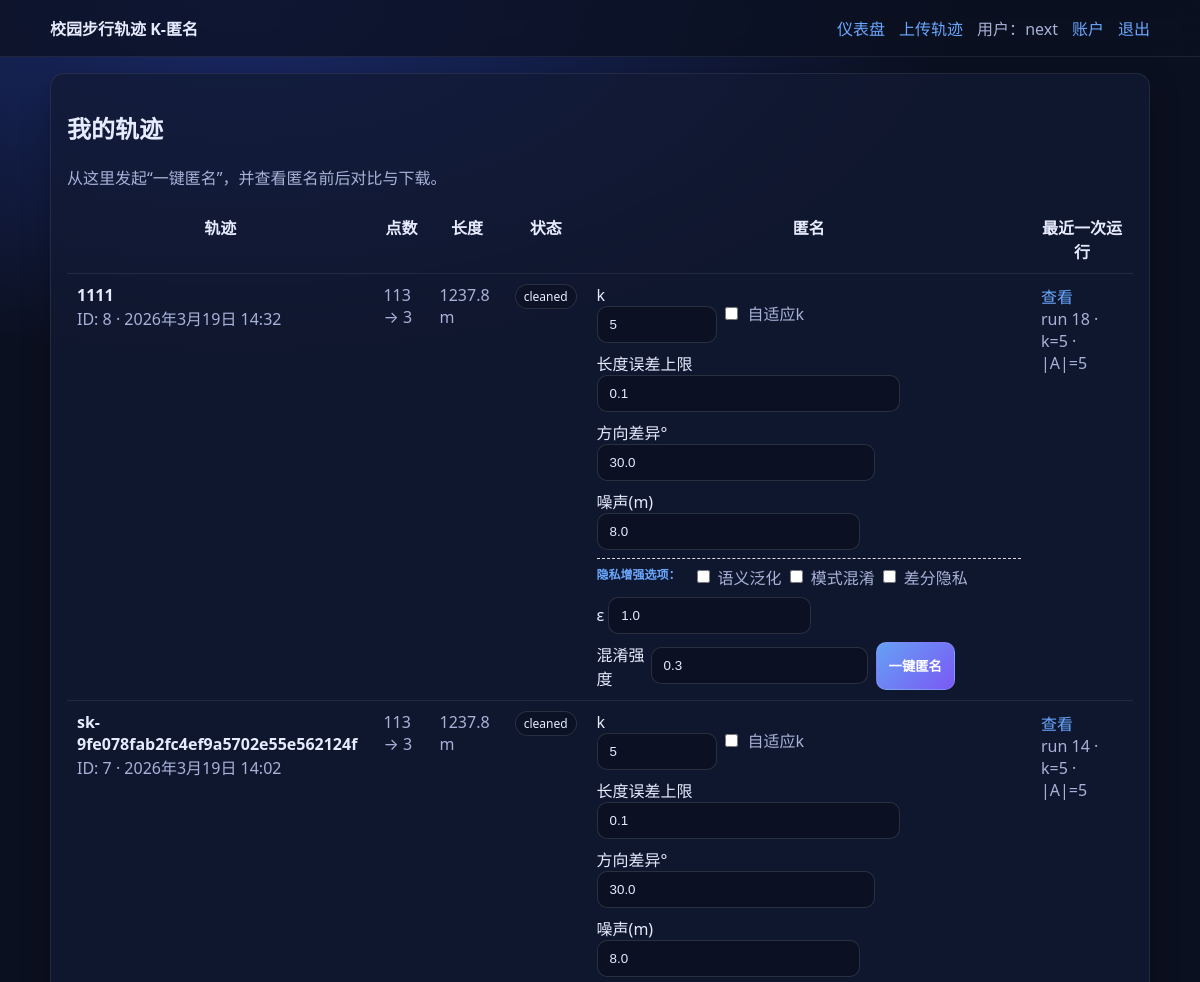
The app's page / (signed in, upper part), older data.
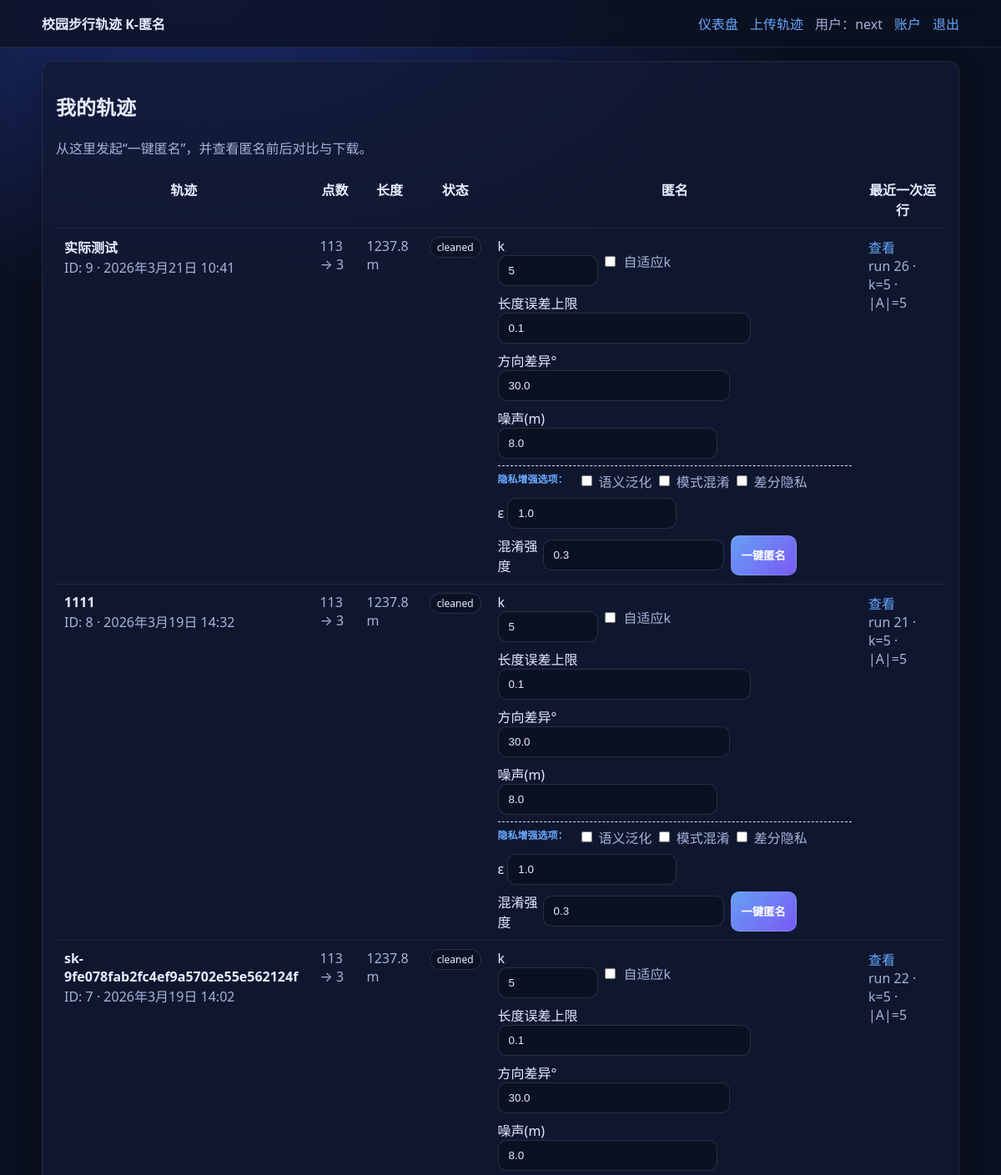
The same page, newer data.
### apps/trajectories/models.py (models this page shows, shortened)
class Trajectory(models.Model):
    class Status(models.TextChoices):
        RAW = "raw", "Raw"
        CLEANED = "cleaned", "Cleaned"
        FAILED = "failed", "Failed"
    owner = models.ForeignKey(settings.AUTH_USER_MODEL, on_delete=models.CASCADE)
    name = models.CharField(max_length=200, blank=True)
    source_filename = models.CharField(max_length=300, blank=True)
    status = models.CharField(max_length=20, choices=Status.choices, default=Status.RAW)
    created_at = models.DateTimeField(auto_now_add=True)
    raw_points_count = models.IntegerField(default=0)
    cleaned_points_count = models.IntegerField(default=0)
    length_m_raw = models.FloatField(default=0.0)
    length_m_cleaned = models.FloatField(default=0.0)

### apps/anonymizer/models.py (models this page shows, shortened)
class AnonymizationRun(models.Model):
    owner = models.ForeignKey(settings.AUTH_USER_MODEL, on_delete=models.CASCADE)
    trajectory = models.ForeignKey(Trajectory, on_delete=models.CASCADE)
    created_at = models.DateTimeField(auto_now_add=True)
    k = models.IntegerField(default=5)
    adaptive_k = models.BooleanField(default=False)
    max_length_error_ratio = models.FloatField(default=0.10)
    direction_diversity_deg = models.FloatField(default=30.0)
    synthetic_noise_m = models.FloatField(default=8.0)
    enable_semantic_generalization = models.BooleanField(default=False)
    enable_pattern_obfuscation = models.BooleanField(default=False)
    enable_differential_privacy = models.BooleanField(default=False)
    dp_epsilon = models.FloatField(default=1.0)
    dp_delta = models.FloatField(default=1e-5)
    pattern_obfuscation_strength = models.FloatField(default=0.3)
    anonymized_set_size = models.IntegerField(default=0)
    max_linkage_prob = models.FloatField(default=1.0)
    avg_set_size = models.FloatField(default=0.0)
    length_m_original = models.FloatField(default=0.0)
    length_m_anonymized = models.FloatField(default=0.0)
    length_error_ratio = models.FloatField(default=0.0)
    status = models.CharField(max_length=20, default="ok")
    error_message = models.TextField(blank=True)

### apps/dashboard/views.py (the view)
# urls.py: path("", views.index, name="home"),
@login_required
@require_http_methods(["GET"])
def index(request: HttpRequest) -> HttpResponse:
    trajectories = Trajectory.objects.filter(owner=request.user).order_by("-created_at")
    latest_runs: dict[int, AnonymizationRun] = {}
    for r in (
        AnonymizationRun.objects.filter(owner=request.user)
        .order_by("-created_at")
        .select_related("trajectory")[:500]
    ):
        if r.trajectory_id not in latest_runs:
            latest_runs[r.trajectory_id] = r
    rows = [(t, latest_runs.get(t.id)) for t in trajectories]
    return render(
        request,
        "dashboard/index.html",
        {"rows": rows, "form": RunAnonymizationForm()},
    )

### apps/dashboard/forms.py
class RunAnonymizationForm(forms.Form):
    k = forms.IntegerField(min_value=2, max_value=50, initial=5, required=True)
    adaptive_k = forms.BooleanField(required=False, initial=False)
    max_length_error_ratio = forms.FloatField(min_value=0.0, max_value=0.5, initial=0.10, required=True)
    direction_diversity_deg = forms.FloatField(min_value=0.0, max_value=180.0, initial=30.0, required=True)
    synthetic_noise_m = forms.FloatField(min_value=0.0, max_value=80.0, initial=8.0, required=True)
    enable_semantic_generalization = forms.BooleanField(required=False, initial=False, label="启用语义泛化")
    enable_pattern_obfuscation = forms.BooleanField(required=False, initial=False, label="启用轨迹模式混淆")
    enable_differential_privacy = forms.BooleanField(required=False, initial=False, label="启用差分隐私")
    dp_epsilon = forms.FloatField(min_value=0.1, max_value=10.0, initial=1.0, required=False, label="差分隐私 ε 值")
    pattern_obfuscation_strength = forms.FloatField(min_value=0.0, max_value=1.0, initial=0.3, required=False, label="模式混淆强度")

### templates/dashboard/index.html (shortened to what this page needs)
{% extends "base/base.html" %}
{% block content %}
  <div class="card">
    <h2>我的轨迹</h2>
    <p class="muted">从这里发起“一键匿名”，并查看匿名前后对比与下载。</p>
    <table class="table">
      <thead>
        <tr>
          <th>轨迹</th>
          <th>点数</th>
          <th>长度</th>
          <th>状态</th>
          <th>匿名</th>
          <th>最近一次运行</th>
        </tr>
      </thead>
      <tbody>
        {% for t, r in rows %}
          <tr>
            <td>
              <div><strong>{{ t.name|default:t.source_filename|default:"(未命名)" }}</strong></div>
              <div class="muted">ID: {{ t.id }} · {{ t.created_at }}</div>
            </td>
            <td class="muted">{{ t.raw_points_count }} → {{ t.cleaned_points_count }}</td>
            <td class="muted">{{ t.length_m_cleaned|floatformat:1 }} m</td>
            <td><span class="badge">{{ t.status }}</span></td>
            <td>
              <form method="post" action="/dashboard/run/{{ t.id }}/start/">
                <div class="row-actions">
                  <div style="min-width: 120px;">k {{ form.k }}</div>
                  <label class="muted" style="display:flex; align-items:center; gap:6px;">{{ form.adaptive_k }} 自适应k</label>
                  <div style="min-width: 190px;">长度误差上限 {{ form.max_length_error_ratio }}</div>
                  <div style="min-width: 170px;">方向差异° {{ form.direction_diversity_deg }}</div>
                  <div style="min-width: 160px;">噪声(m) {{ form.synthetic_noise_m }}</div>
                </div>
                <div class="row-actions" style="margin-top: 8px; border-top: 1px dashed #ddd; padding-top: 6px;">
                  <span class="privacy-header">隐私增强选项：</span>
                  <label class="muted" style="display:flex; align-items:center; gap:4px;">{{ form.enable_semantic_generalization }} 语义泛化</label>
                  <label class="muted" style="display:flex; align-items:center; gap:4px;">{{ form.enable_pattern_obfuscation }} 模式混淆</label>
                  <label class="muted" style="display:flex; align-items:center; gap:4px;">{{ form.enable_differential_privacy }} 差分隐私</label>
                  <div style="min-width: 90px; display: inline-flex; align-items: center; gap: 4px;">ε {{ form.dp_epsilon }}</div>
                  <div style="min-width: 90px; display: inline-flex; align-items: center; gap: 4px;">混淆强度 {{ form.pattern_obfuscation_strength }}</div>
                  <button class="btn" type="submit">一键匿名</button>
                </div>
              </form>
            </td>
            <td>
              {% if r %}
                <a href="/dashboard/run/{{ r.id }}/">查看</a>
                <div class="muted">run {{ r.id }} · k={{ r.k }} · |A|={{ r.anonymized_set_size }}</div>
              {% else %}
                <div class="muted">暂无</div>
              {% endif %}
            </td>
          </tr>
        {% empty %}
          <tr><td colspan="6" class="muted">你还没有轨迹。先去 <a href="/trajectories/upload/">上传轨迹</a>。</td></tr>
        {% endfor %}
      </tbody>
    </table>
  </div>
{% endblock %}

### templates/base/base.html (shortened to what this page needs)
<!doctype html>
<html lang="zh-CN">
  <head>
    <link rel="stylesheet" href="/static/css/leaflet.css" />
    <link rel="stylesheet" href="/static/css/app.css" />
  </head>
  <body>
    <header class="topbar">
      <div class="container topbar-inner">
        <div class="brand"><a href="/">校园步行轨迹 K-匿名</a></div>
        <nav class="nav">
          <a href="/dashboard/">仪表盘</a>
          <a href="/trajectories/upload/">上传轨迹</a>
          {% if user.is_authenticated %}
            <span class="muted">用户：{{ user.username }}</span>
            <a href="/accounts/profile/">账户</a>
            <a href="/accounts/logout/">退出</a>
          {% else %}
            <a href="/accounts/login/">登录</a>
            <a href="/accounts/signup/">注册</a>
          {% endif %}
        </nav>
      </div>
    </header>
    <main class="container">
      {% block content %}{% endblock %}
    </main>
  </body>
</html>

### static/css/app.css (style rules this page uses)
:root { --bg: #0b1020; --panel: #121a33; --text: #e7ebff; --muted: #a8b2d8; --accent: #6aa8ff; --danger: #ff6a6a; --ok: #6affb0; }
body { margin: 0; font-family: system-ui, -apple-system, Segoe UI, Roboto, "Noto Sans SC", "PingFang SC", "Microsoft YaHei", sans-serif; background: radial-gradient(1200px 600px at 20% 0%, #1a2a6a 0%, var(--bg) 60%); color: var(--text); }
a { color: var(--accent); text-decoration: none; }
.container { max-width: 1100px; margin: 0 auto; padding: 16px; }
.topbar { position: sticky; top: 0; backdrop-filter: blur(10px); background: rgba(11, 16, 32, 0.75); border-bottom: 1px solid rgba(255,255,255,0.08); z-index: 10; }
.topbar-inner { display: flex; justify-content: space-between; align-items: center; gap: 16px; }
.brand a { font-weight: 700; color: var(--text); }
.nav { display: flex; gap: 14px; align-items: center; }
.muted { color: var(--muted); }
.card { background: rgba(18, 26, 51, 0.75); border: 1px solid rgba(255,255,255,0.08); border-radius: 14px; padding: 16px; box-shadow: 0 10px 30px rgba(0,0,0,0.25); }
input, select, textarea { width: 100%; box-sizing: border-box; padding: 10px 12px; border-radius: 10px; border: 1px solid rgba(255,255,255,0.12); background: rgba(11, 16, 32, 0.7); color: var(--text); }
button.btn { padding: 10px 12px; border-radius: 10px; border: 1px solid rgba(255,255,255,0.12); background: linear-gradient(135deg, rgba(106,168,255,0.95), rgba(129,92,255,0.95)); color: white; cursor: pointer; font-weight: 600; }
.table { width: 100%; border-collapse: collapse; }
.table th, .table td { padding: 10px; border-bottom: 1px solid rgba(255,255,255,0.08); vertical-align: top; }
.badge { display:inline-block; padding: 3px 8px; border-radius: 999px; border: 1px solid rgba(255,255,255,0.12); background: rgba(11,16,32,0.55); font-size: 12px; }
.row-actions { display:flex; flex-wrap:wrap; gap: 8px; }
.privacy-header { color: var(--accent); font-weight: 600; font-size: 12px; margin-right: 8px; }
input[type="checkbox"] { width: auto; margin: 0; }
label input[type="checkbox"] { margin-right: 4px; }

Row changes from the older to the newer data that the page shows:
added Trajectory: name "实际测试", id "9", created_at "2026年3月21日 10:41", raw_points_count "113", cleaned_points_count "3", length_m_cleaned "1237.8", status "cleaned", k "5", max_length_error_ratio "0.1", direction_diversity_deg "30.0", synthetic_noise_m "8.0", dp_epsilon "1.0", pattern_obfuscation_strength "0.3", id "26", anonymized_set_size "5"
computed for Trajectory id 8: id "18" → "21"
computed for Trajectory "sk-9fe078fab2fc4ef9a5702e55e562124f": id "14" → "22"
